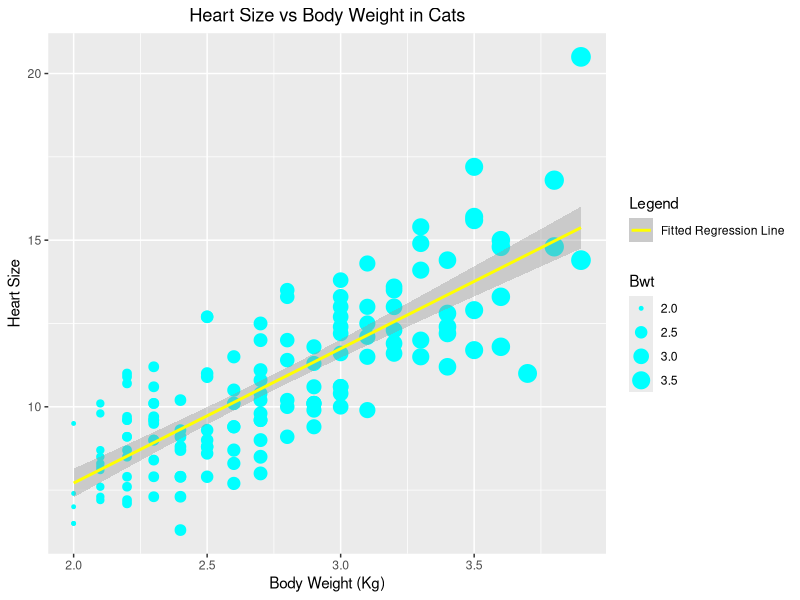
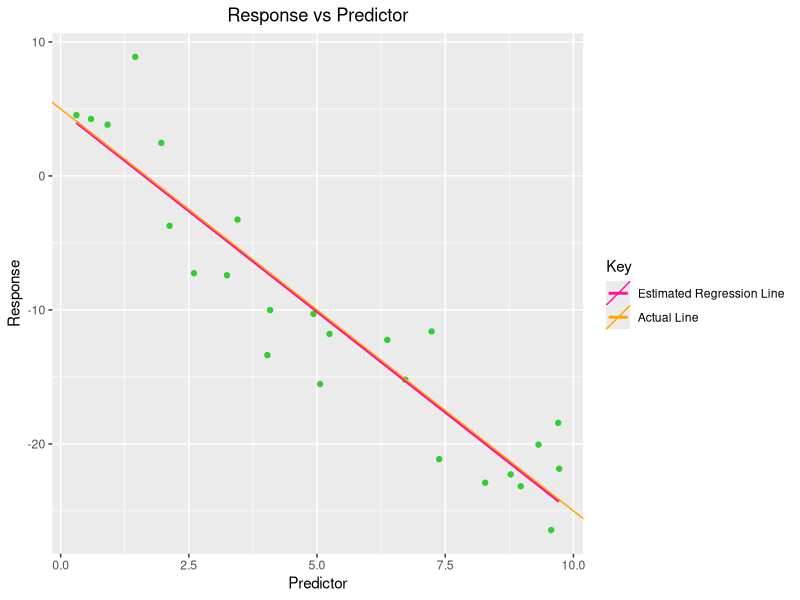
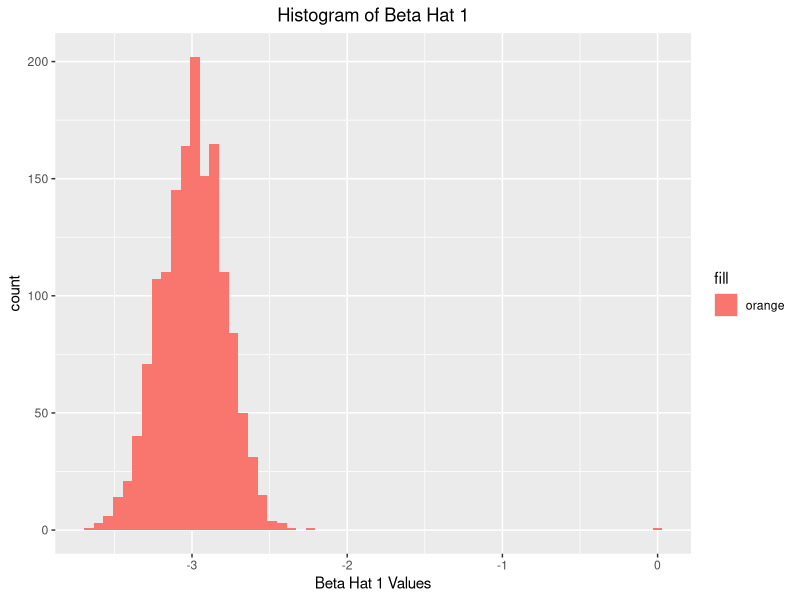
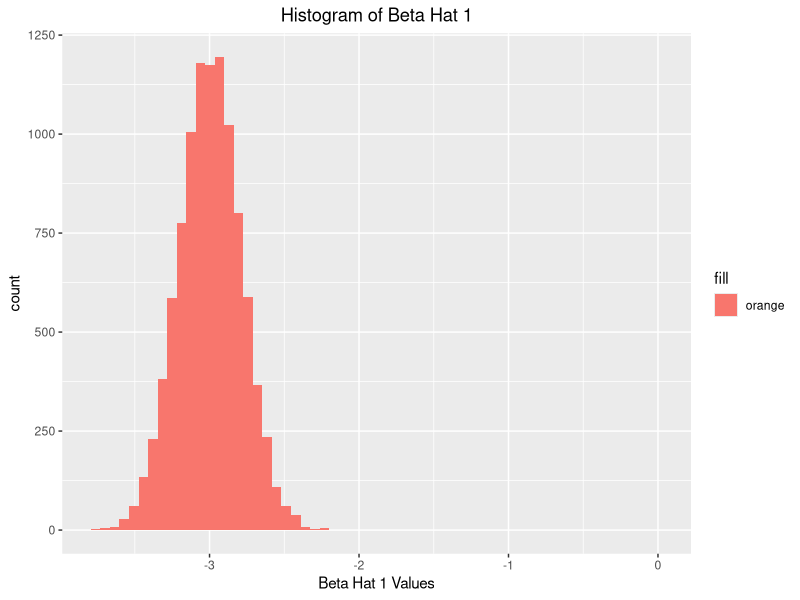
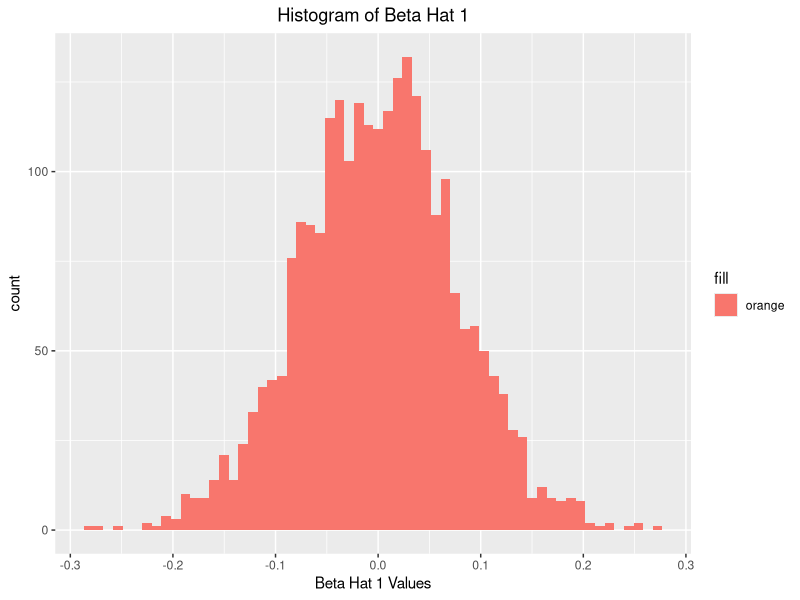
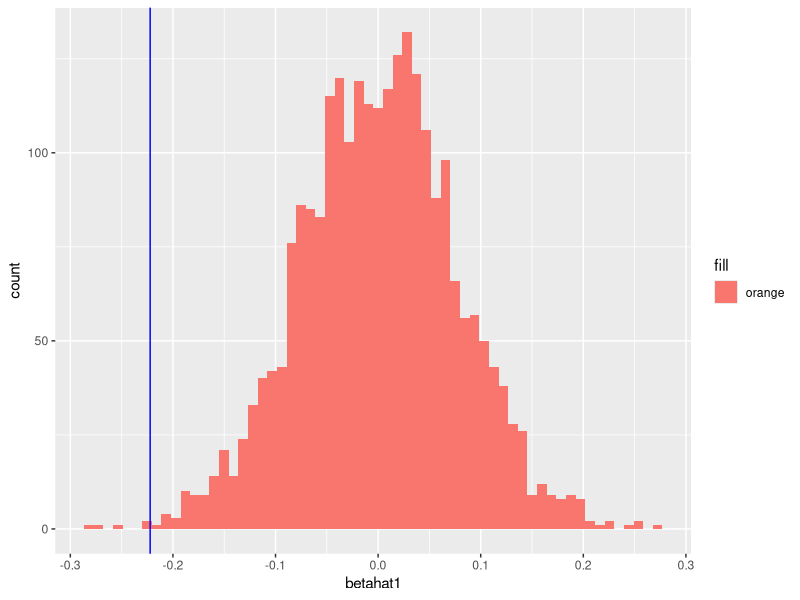

These figures' R source, in order:
## ---- chunk 1
library(MASS)
cat_model = lm(Hwt ~ Bwt, data=cats)
summary(cat_model)
## ---- chunk 2
cat_model$coefficients
## ---- chunk 3
predict_c = data.frame(Bwt = c(2.7))
predict(cat_model, newdata = predict_c)
cats$Bwt
## ---- chunk 4
predict_d = data.frame(Bwt = c(4.4))
predict(cat_model, newdata = predict_d)
## ---- chunk 5
library(ggplot2)
ggplot(cats, aes(x = Bwt, y = Hwt)) + geom_point(aes(size = Bwt), color = 'cyan') + ggtitle('Heart Size vs Body Weight in Cats') + xlab('Body Weight (Kg)') + ylab('Heart Size') + theme(plot.title = element_text(hjust=.5)) + geom_smooth(method = lm, formula = y ~ x, aes(color = 'yellow')) + scale_color_manual(values = c('yellow'), labels=c('Fitted Regression Line'), name = 'Legend')

## ---- chunk 6
#summary(cat_model)$r.squared Do not use summary..
SSR_q1 = sum(resid(cat_model)^2)
SST_q1 = sum((cats$Hwt - mean(cats$Hwt))^2)
1 - (SSR_q1 / SST_q1)
#or
summary(cat_model)$r.squared

## ---- chunk 7
get_sd_est = function(fitted_vals, actual_vals, mle = FALSE) {
  residuals_func = actual_vals - fitted_vals
  RSS = sum(residuals_func^2)
  if (mle == TRUE) {
    sqrt(RSS / length(residuals_func))
  }else{
    sqrt(RSS / (length(residuals_func) - 2))
  }
}
## ---- chunk 8
get_sd_est(cat_model$fitted.values, cats$Hwt, mle = FALSE)
## ---- chunk 9
get_sd_est(cat_model$fitted, cats$Hwt, mle=TRUE)
## ---- chunk 10
summary(cat_model)$sigma
## ---- chunk 11
birthday = 19981127
set.seed(birthday)
## ---- chunk 12
x = runif(n = 25, 0, 10)
## ---- chunk 13
sim_slr = function(x, beta_0, beta_1, sigma_squared) {
  n = length(x)
  epsilon = rnorm(n, mean=0, sd = sqrt(sigma_squared))
  y = beta_0 + beta_1*x + epsilon
  data.frame(predictor = x, response = y)
}
sim_data_q3 = sim_slr(x, beta_0 = 5, beta_1 = -3, sigma_squared = 10.24)
## ---- chunk 14
fitted_model_q3 = lm(sim_data_q3$response ~ sim_data_q3$predictor)
fitted_model_q3$coefficients
## ---- chunk 15
library(ggplot2)
ggplot(sim_data_q3, aes(x=predictor, y=response)) + geom_point(color='limegreen') + geom_smooth(method='lm', formula = y~x, aes(color = "deeppink"), se=FALSE, show.legend = TRUE) + geom_abline(aes(slope = -3, intercept = 5, color="orange"), show.legend = TRUE) + labs(x = "Predictor", y = "Response") + scale_color_manual(name = "Key", values = c("deeppink", "orange"), labels = c("Estimated Regression Line", "Actual Line")) + ggtitle("Response vs Predictor") + theme(plot.title = element_text(hjust=.5))
## ---- chunk 16
beta_hat_1 = rep(0, 1500)
for (i in 1:length(beta_hat_1)-1) {
  temp_data = sim_slr(x, beta_0 = 5, beta_1 = -3, sigma_squared = 10.24)
  temp_model = lm(temp_data$response ~ temp_data$predictor)
  
  beta_hat_1[i] = temp_model$coefficients[[2]]
}
#look at distribution of beta_hat_1.. should be approx normal with mean -3.
#hist(beta_hat_1, breaks=60)
## ---- chunk 17
mean(beta_hat_1)
sd(beta_hat_1)
## ---- chunk 18
summary(fitted_model_q3)$coefficients[2,2]
## ---- chunk 19
beta_hat_1_df = data.frame(betahat1 = beta_hat_1)
ggplot(beta_hat_1_df, aes(x=betahat1)) + geom_histogram(aes(fill='orange'), bins = 60) + xlab('Beta Hat 1 Values') + ggtitle('Histogram of Beta Hat 1') + theme(plot.title = element_text(hjust = 0.5))
## ---- chunk 20
beta_hat_1_extra = rep(0, 10000)
for (i in 1:length(beta_hat_1_extra)-1) {
  temp_data = sim_slr(x, beta_0 = 5, beta_1 = -3, sigma_squared = 10.24)
  temp_model = lm(temp_data$response ~ temp_data$predictor)
  
  beta_hat_1_extra[i] = temp_model$coefficients[[2]]
}

beta_hat_1_extradf = data.frame(betahat1 = beta_hat_1_extra)
ggplot(beta_hat_1_extradf, aes(x=betahat1)) + geom_histogram(aes(fill='orange'), bins = 60) + xlab('Beta Hat 1 Values') + ggtitle('Histogram of Beta Hat 1') + theme(plot.title = element_text(hjust = 0.5))
## ---- chunk 21
birthday = 19981127
set.seed(birthday)
## ---- chunk 22
x = runif(n = 75, 0, 10)
beta_hat_1 = rep(0, 2500)
for (i in 1:length(beta_hat_1)-1) {
  temp_data = sim_slr(x, beta_0 = 3, beta_1 = 0, sigma_squared = 4)
  temp_model = lm(temp_data$response ~ temp_data$predictor)
  
  beta_hat_1[i] = temp_model$coefficients[[2]]
}

## ---- chunk 23
beta_hat_1_df = data.frame(betahat1 = beta_hat_1)
ggplot(beta_hat_1_df, aes(x=betahat1)) + geom_histogram(aes(fill='orange'), bins = 60) + xlab('Beta Hat 1 Values') + ggtitle('Histogram of Beta Hat 1') + theme(plot.title = element_text(hjust = 0.5))
## ---- chunk 24
library(readr)
skeptic = read.csv('skeptic.csv')
skeptic_mod = lm(skeptic$response ~ skeptic$predictor)
skeptic_beta1 = skeptic_mod$coefficients[[2]]
## ---- chunk 25
ggplot(beta_hat_1_df, aes(x=betahat1)) + geom_histogram(aes(fill='orange'), bins = 60) + geom_vline(xintercept = skeptic_beta1, col='blue')
## ---- chunk 26
length(beta_hat_1[which(beta_hat_1 < skeptic_beta1)]) / length(beta_hat_1)
length(beta_hat_1[which(beta_hat_1 < skeptic_beta1)]) / length(beta_hat_1) * 2
## ---- chunk 27
data(Ozone, package = "mlbench")
Ozone = Ozone[, c(4, 6, 7, 8)]
colnames(Ozone) = c("ozone", "wind", "humidity", "temp")
Ozone = Ozone[complete.cases(Ozone), ]
## ---- chunk 28
library(forecast)#use forecasting library to obtain accuracy function..
library(knitr)
q5_model1 = lm(Ozone$ozone ~ Ozone$wind)
q5_model2 = lm(Ozone$ozone ~ Ozone$humidity)
q5_model3 = lm(Ozone$ozone ~ Ozone$temp)


results = data.frame(model1 = c(model_rmse = data.frame(accuracy(q5_model1))$RMSE, model_r2 = summary(q5_model1)$r.squared),
                     model2 = c(model2rmse = data.frame(accuracy(q5_model2))$RMSE, model2r2 = summary(q5_model2)$r.squared),
                     model3 = c(model3rmse = data.frame(accuracy(q5_model3))$RMSE, model3r2 = summary(q5_model3)$r.squared)
)

kable(head(t(results)))
